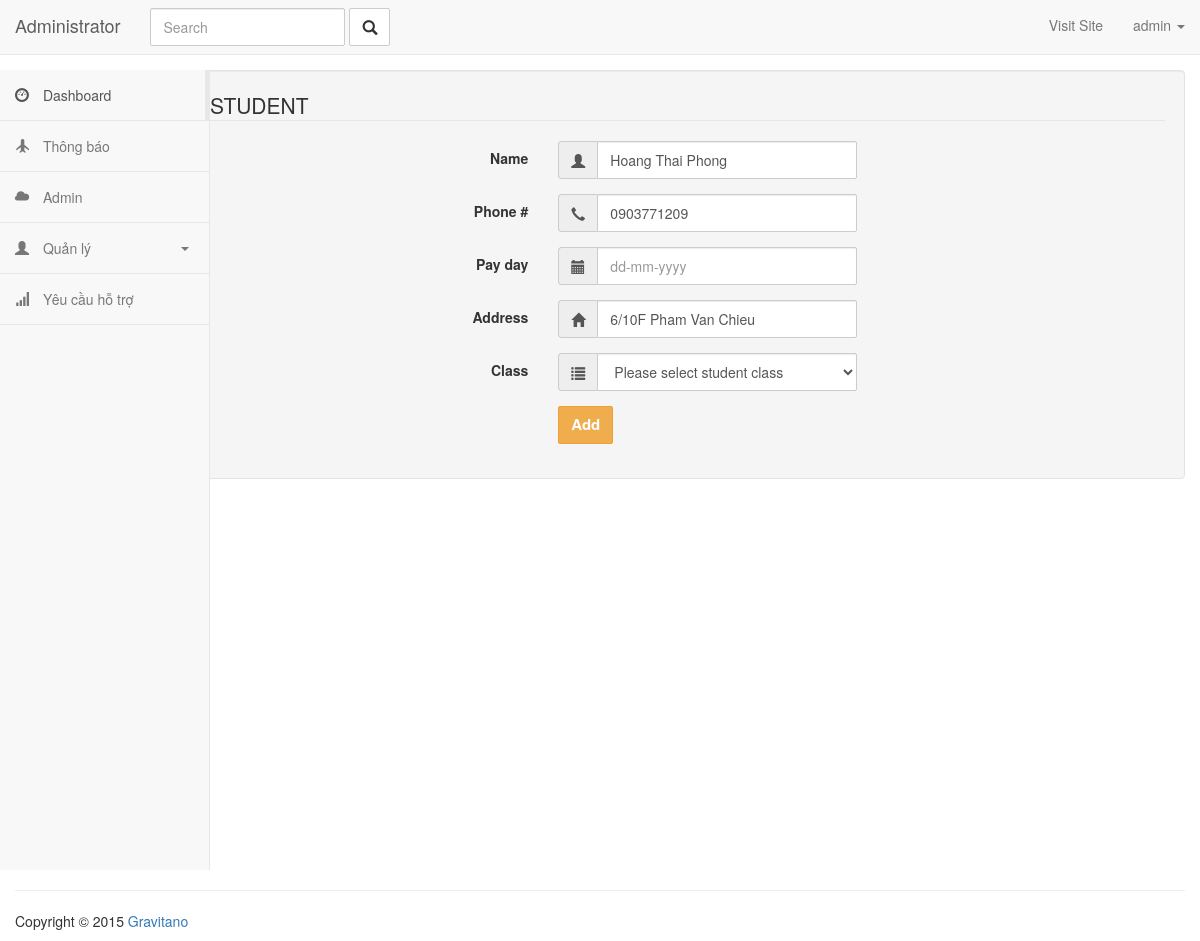
Page /admin/student/edit/2 (signed in) on the committed database.
### app/models.py (models this page shows, shortened)
class User(UserMixin, db.Model):
    __tablename__ = 'users'
    id = db.Column(db.Integer, primary_key=True)
    email = db.Column(db.String(64), unique=True, index=True)
    username = db.Column(db.String(64), unique=True, index=True)
    role_id = db.Column(db.Integer, db.ForeignKey('roles.id'))
    subject = db.relationship('Subject', backref='teacher', lazy='dynamic')
    password_hash = db.Column(db.String(128))
    @property
    def password(self):
        raise AttributeError('password is not a readable attribute')

class Student(db.Model):
    __tablename__ = 'students'
    id = db.Column(db.Integer, primary_key=True)
    name = db.Column(db.String(64))
    phone_number = db.Column(db.String(64))
    address = db.Column(db.String(128))
    subject_id = db.Column(db.Integer, db.ForeignKey('subjects.id'))
    attendances = db.relationship('Attendance', backref='student', lazy='dynamic')
    pay_day=db.Column(db.String(64))

### app/main/views.py (the view, shortened to what this page needs)
@main.route('/admin/student/edit/<int:id>', methods=['GET', 'POST'])
@login_required
@admin_required
def editStudent(id):
    student = Student.query.get(id)
    student_form = StudentForm()
    subjects = Subject.query.all()
    student_form.pay_day.data=student.pay_day
    student_form.name.data = student.name
    student_form.phone_number.data = student.phone_number
    student_form.address.data = student.address
    return render_template('admin/student_form.html', student_form=student_form, subjects=subjects)

### app/main/forms.py
class StudentForm(FlaskForm):
    name = StringField('Student name')
    phone_number= StringField('Phone number')
    address = StringField('Address')
    pay_day = StringField('dd-mm-yy')
    submit = SubmitField('Add')

### app/main/views.py (called while the page is built)
def admin_required(f):
    @wraps(f)
    def wrap(*args, **kwargs):
        if current_user.role.name == "admin":
            return f(*args, **kwargs)
        else:
            flash("You need to be an admin to view this page.")
            return redirect(url_for('main.index'))
    return wrap

### app/models.py (called while the page is built)
@login_manager.user_loader
def load_user(user_id):
    return User.query.get(int(user_id))

### app/templates/admin/student_form.html (shortened to what this page needs)
{% extends 'admin/admin_base.html' %}
{% block content %}
<form class="well form-horizontal" action=" " method="post"  id="contact_form">
<fieldset>
<legend>STUDENT</legend>
<div class="form-group">
  <label class="col-md-4 control-label"> Name</label>
  <div class="col-md-4 inputGroupContainer">
  <div class="input-group">
  <span class="input-group-addon"><i class="glyphicon glyphicon-user"></i></span>
    {{ student_form.name(class="form-control", placeholder="Student name") }}
    </div>
  </div>
</div>
<div class="form-group">
  <label class="col-md-4 control-label">Phone #</label>
    <div class="col-md-4 inputGroupContainer">
    <div class="input-group">
        <span class="input-group-addon"><i class="glyphicon glyphicon-earphone"></i></span>
      {{ student_form.phone_number(class="form-control", placeholder="Phone number") }}
    </div>
  </div>
</div>
<div class="form-group">
  <label class="col-md-4 control-label">Pay day</label>
    <div class="col-md-4 inputGroupContainer">
    <div class="input-group">
        <span class="input-group-addon"><i class="glyphicon glyphicon-calendar"></i></span>
        {{ student_form.pay_day(class="form-control", placeholder="dd-mm-yyyy") }}
    </div>
  </div>
</div>
<div class="form-group">
  <label class="col-md-4 control-label">Address</label>
    <div class="col-md-4 inputGroupContainer">
    <div class="input-group">
        <span class="input-group-addon"><i class="glyphicon glyphicon-home"></i></span>
        {{ student_form.address(class="form-control", placeholder="Address") }}
    </div>
  </div>
</div>
<div class="form-group">
  <label class="col-md-4 control-label">Class</label>
    <div class="col-md-4 selectContainer">
    <div class="input-group">
        <span class="input-group-addon"><i class="glyphicon glyphicon-list"></i></span>
    <select name="subject" class="form-control selectpicker" >
      <option value=" " >Please select student class</option>
    </select>
  </div>
</div>
</div>
<div class="form-group">
  <label class="col-md-4 control-label"></label>
  <div class="col-md-4">
      {{ student_form.submit(class="btn btn-warning") }}
  </div>
</div>
</fieldset>
</form>
{% endblock %}

### app/templates/admin/admin_base.html (shortened to what this page needs)
<html>
<head>
    <link rel="stylesheet" href="{{ url_for('static', filename='css/bootstrap.min.css') }}">
    <link rel="stylesheet" href="{{ url_for('static', filename='css/styles.css') }}">
    <link href="https://gitcdn.github.io/bootstrap-toggle/2.2.2/css/bootstrap-toggle.min.css" rel="stylesheet">
    <link rel="stylesheet prefetch"
          href="http://cdnjs.cloudflare.com/ajax/libs/bootstrap-datepicker/1.3.0/css/datepicker.css">
</head>
<body>
<nav class="navbar navbar-default navbar-static-top">
    <div class="container-fluid">
        <div class="navbar-header">
            <a class="navbar-brand" href="#">
                Administrator
            </a>
        </div>
        <div class="collapse navbar-collapse" id="bs-example-navbar-collapse-1">
            <form class="navbar-form navbar-left" method="GET" role="search">
                <div class="form-group">
                    <input type="text" name="q" class="form-control" placeholder="Search">
                </div>
                <button type="submit" class="btn btn-default"><i class="glyphicon glyphicon-search"></i></button>
            </form>
            <ul class="nav navbar-nav navbar-right">
                <li><a href="http://www.pingpong-labs.com" target="_blank">Visit Site</a></li>
                <li class="dropdown ">
                    <a href="#" class="dropdown-toggle" data-toggle="dropdown" role="button" aria-expanded="false">
                        {% if current_user.is_authenticated %}
                        {{ current_user.username }}
                        {% else %}
                        Account
                        {% endif %}
                        <span class="caret"></span></a>
                </li>
            </ul>
        </div>
    </div>
</nav>
<div class="container-fluid main-container">
    <div class="col-md-2 sidebar">
        <div class="row">
            <div class="side-menu">
                <nav class="navbar navbar-default" role="navigation">
                    <div class="side-menu-container">
                        <ul class="nav navbar-nav">
                            <li class="active"><a href="#"><span class="glyphicon glyphicon-dashboard"></span> Dashboard</a>
                            </li>
                            <li><a href="#"><span class="glyphicon glyphicon-plane"></span> Thông báo </a></li>
                            <li><a href="#"><span class="glyphicon glyphicon-cloud"></span> Admin</a></li>
                            <li class="panel panel-default" id="dropdown">
                                <a data-toggle="collapse" href="#dropdown-lvl1">
                                    <span class="glyphicon glyphicon-user"></span> Quản lý <span class="caret"></span>
                                </a>
                            </li>
                            <li><a href="#"><span class="glyphicon glyphicon-signal"></span> Yêu cầu hỗ trợ</a></li>
                        </ul>
                    </div>
                </nav>
            </div>
        </div>
    </div>
    {% block content %}
    {% endblock %}
    <footer class="pull-left footer">
        <p class="col-md-12">
        <hr class="divider">
        Copyright &COPY; 2015 <a href="http://www.pingpong-labs.com">Gravitano</a>
        </p>
    </footer>
</div>
</body>
</html>

### app/static/css/styles.css (style rules this page uses)
.form-control, .btn { min-height: 38px; border-radius: 2px; }
.btn { font-size: 15px; font-weight: bold; }
.sidebar { padding-left: 0; }
.main-container { background: #FFF; padding-top: 15px; margin-top: -20px; }
.footer { width: 100%; }
.side-menu { position: relative; width: 100%; height: 100%; background-color: #f8f8f8; border-right: 1px solid #e7e7e7; }
.side-menu .navbar { border: none; }
.side-menu .navbar-nav .active a { background-color: transparent; margin-right: -1px; border-right: 5px solid #e7e7e7; }
.side-menu .navbar-nav li { display: block; width: 100%; border-bottom: 1px solid #e7e7e7; }
.side-menu .navbar-nav li a { padding: 15px; }
.side-menu .navbar-nav li a .glyphicon { padding-right: 10px; }
.side-menu #dropdown { border: 0; margin-bottom: 0; border-radius: 0; background-color: transparent; box-shadow: none; }
.side-menu #dropdown .caret { float: right; margin: 9px 5px 0; }
.side-menu #dropdown > a { border-bottom: 1px solid #e7e7e7; }
label { margin-left: 20px; }

### rows in the picture
User: username "admin"
Student: name "Hoang Thai Phong", phone_number "0903771209", address "6/10F Pham Van Chieu"
